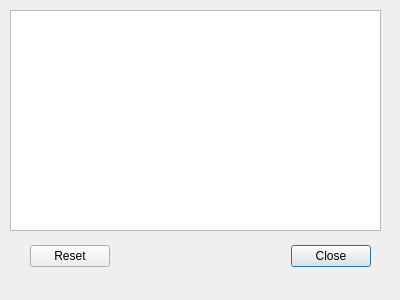
<?xml version="1.0" encoding="UTF-8"?>
<ui version="4.0">
 <class>TextDialog</class>
 <widget class="QDialog" name="TextDialog">
  <property name="geometry">
   <rect>
    <x>0</x>
    <y>0</y>
    <width>400</width>
    <height>300</height>
   </rect>
  </property>
  <property name="windowTitle">
   <string>Dialog</string>
  </property>
  <widget class="QDialogButtonBox" name="buttonBox">
   <property name="geometry">
    <rect>
     <x>30</x>
     <y>240</y>
     <width>341</width>
     <height>32</height>
    </rect>
   </property>
   <property name="orientation">
    <enum>Qt::Horizontal</enum>
   </property>
   <property name="standardButtons">
    <set>QDialogButtonBox::Close|QDialogButtonBox::Reset</set>
   </property>
  </widget>
  <widget class="QListWidget" name="listWidget">
   <property name="geometry">
    <rect>
     <x>10</x>
     <y>10</y>
     <width>371</width>
     <height>221</height>
    </rect>
   </property>
  </widget>
 </widget>
 <resources/>
 <connections>
  <connection>
   <sender>buttonBox</sender>
   <signal>accepted()</signal>
   <receiver>TextDialog</receiver>
   <slot>accept()</slot>
   <hints>
    <hint type="sourcelabel">
     <x>248</x>
     <y>254</y>
    </hint>
    <hint type="destinationlabel">
     <x>157</x>
     <y>274</y>
    </hint>
   </hints>
  </connection>
  <connection>
   <sender>buttonBox</sender>
   <signal>rejected()</signal>
   <receiver>TextDialog</receiver>
   <slot>reject()</slot>
   <hints>
    <hint type="sourcelabel">
     <x>316</x>
     <y>260</y>
    </hint>
    <hint type="destinationlabel">
     <x>286</x>
     <y>274</y>
    </hint>
   </hints>
  </connection>
 </connections>
</ui>
